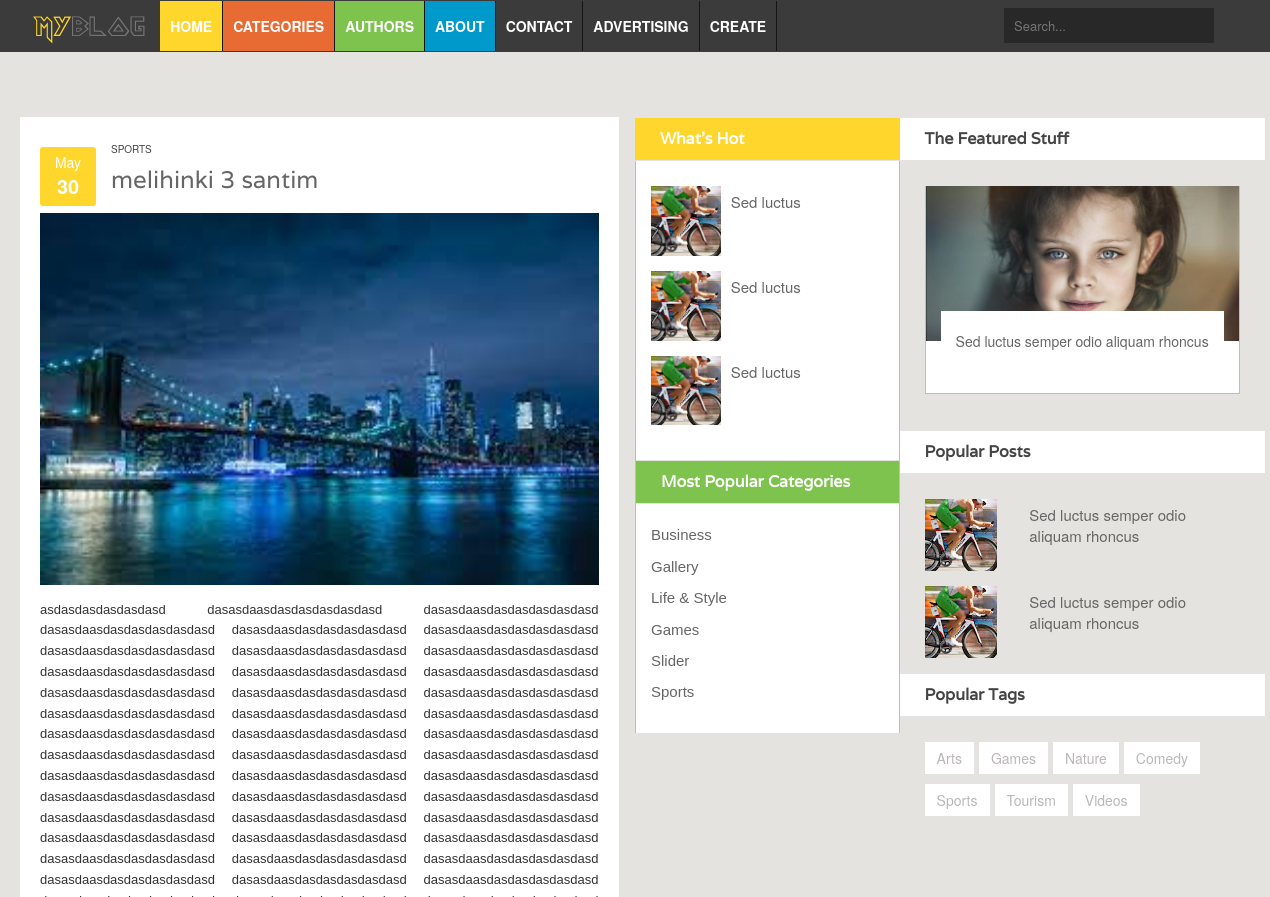
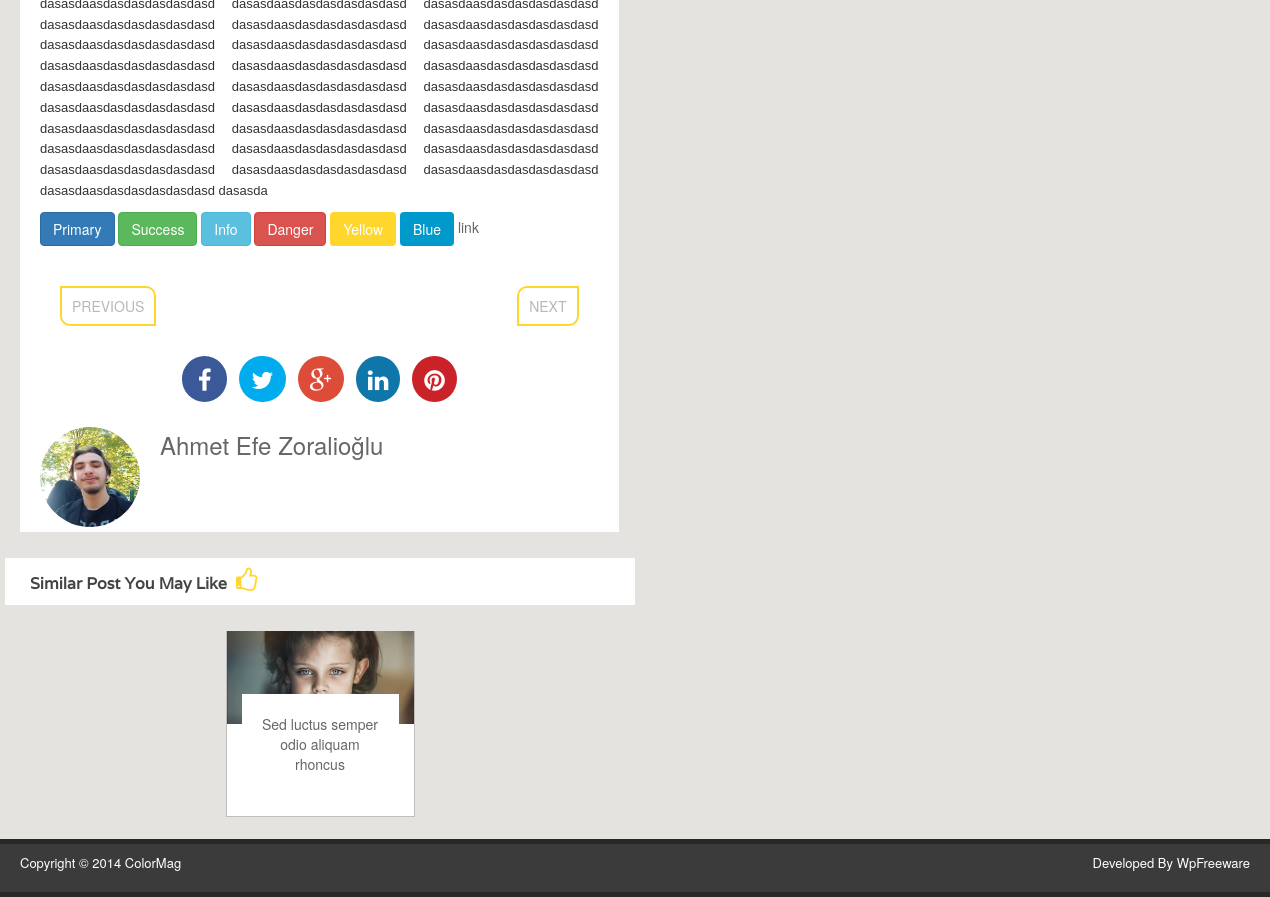
/detail/melihinki-3-santim/, run on the app's committed database (2 pictures, top to bottom).
### base/models.py (models this page shows, shortened)
class Post(models.Model):
    CATEGOIRES = (
    ("daily_news", "Daily News"),
    ("sports","Sports"),
    ("health","Health"),
    ("crypto","Cryptocurrencies"),
    )
    STATUS = (
        ("draft","Draft"),
        ("published","Published")
    )
    title = models.CharField(max_length=200,blank=True,null=True)
    content = RichTextField(max_length=5000,blank=True,null=True)
    status = models.CharField(max_length=200,choices=STATUS,null=True)
    category = models.CharField(max_length=200,null=True,choices = CATEGOIRES)
    tags = models.ManyToManyField(Tag)
    author = models.ForeignKey(Author,blank=True,null=True,on_delete=models.CASCADE)
    date_created = models.DateTimeField(auto_now_add=True,blank=True,null=True)
    date_updated = models.DateTimeField(auto_now_add=True,blank=True,null=True)
    image_post = models.ImageField(blank=True,null=True)
    slug = models.SlugField(unique=True,editable=False,max_length=210)
    class Meta:
        ordering = ('-date_created',)

class Author(models.Model):
    firstname = models.CharField(max_length=200,blank=True,null=True)
    lastname = models.CharField(max_length=200,blank=True,null=True)
    age = models.IntegerField(blank=True,null=True)
    email = models.EmailField(max_length=200,blank=True,null=True)
    info = models.TextField(max_length=1000,blank=True,null=True)
    date_hired = models.DateTimeField(auto_now_add=True,blank=True,null=True)
    profil_picture = models.ImageField(blank=True,null=True)

### base/views.py (the view)
# urls.py: path("detail/<str:pk_slug_detail>/",detailpage,name="detail_url"),
def detailpage(request,pk_slug_detail):
    post = get_object_or_404(Post,slug = pk_slug_detail)
    context = {"post": post}
    return render(request, 'base/leftside/postdetail.html',context)

### base/templates/base/leftside/postdetail.html
{% include "base/navbar.html" %}
{% load static %}
<section id="contentbody">
  <div class="container">
    <div class="row">
      <div class=" col-sm-12 col-md-6 col-lg-6">
        <div class="row">
          <div class="leftbar_content">
            <div class="singlepost_area">
              <div class="singlepost_content">
                <a href="#" class="stuff_category">{{ post.category }}</a>
                <span class="stuff_date">{{ post.date_created|date:"M" }} <strong>{{ post.date_created|date:"d" }}</strong></span>
                <h2><a href="#">{{ post.title }}</a></h2>
                {% if post.image_post %}
                  <img class="img-center" style="height: auto;width: 100%;" src="{{ post.image_post.url }}" alt="{{ post.title }}">
                {% endif %}
                <p>{{ post.content|safe }} </p>
                <a href="#" class="btn btn-primary">Primary</a> <a href="#" class="btn btn-success">Success</a> <a href="#" class="btn btn-info">Info</a> <a href="#" class="btn btn-danger">Danger</a> <a href="#" class="btn yellow_btn">Yellow</a> <a href="#" class="btn blue_btn">Blue</a> <a href="#">link</a>
                <div class="singlepage_pagination"> <a class="previous_btn" href="#">Previous</a> <a class="next_btn" href="#">Next</a> </div>
                <div class="social_area wow fadeInLeft">
                  <ul>
                    <li><a href="#"><span class="fa fa-facebook"></span></a></li>
                    <li><a href="#"><span class="fa fa-twitter"></span></a></li>
                    <li><a href="#"><span class="fa fa-google-plus"></span></a></li>
                    <li><a href="#"><span class="fa fa-linkedin"></span></a></li>
                    <li><a href="#"><span class="fa fa-pinterest"></span></a></li>
                  </ul>
                </div>
                <div class="author">
                  {% if post.author.profil_picture %}
                    <a href="#"><img src="{{ post.author.profil_picture.url }}" alt="{{ post.author.firstname }} {{ post.author.lastname }}">
                    </a>
                  {% endif %}
                  <div class="author_details">
                    <h3><a href="#">{{ post.author.firstname }} {{ post.author.lastname }}</a></h3>
                  </div>
                </div>
              </div>
            </div>
            <div class="similar_post_area">
              <h2>Similar Post You May Like <i class="fa fa-thumbs-o-up"></i></h2>
              <ul class="featured_nav similarpost_nav wow fadeInDown animated" style="visibility: visible; animation-name: fadeInDown;">
                <li> <a href="#" class="featured_img"><img alt="" src="{% static 'images/featured_img1.jpg' %}"></a>
                  <div class="featured_title"> <a href="#" class="">Sed luctus semper odio aliquam rhoncus</a> </div>
                </li>
              </ul>
            </div>
          </div>
        </div>
      </div>
      <div class="col-sm-6 col-md-2 col-lg-2">
        <div class="row">
          <div class="middlebar_content">
            <h2 class="yellow_bg">What's Hot</h2>
            {% include "base/middleside/hotposts.html" %}
            {% include "base/middleside/popularcategories.html" %}
          </div>
        </div>
      </div>
      <div class="col-sm-6 col-md-4 col-lg-4">
        <div class="row">
          <div class="rightbar_content">
            {% include "base/rightside/featuredposts.html" %}
            {% include "base/rightside/popularposts.html" %}
            {% include "base/rightside/populartags.html" %}
          </div>
        </div>
      </div>
    </div>
  </div>
</section>
{% include 'base/footer.html' %}

### data on the page
Post: category "SPORTS", date_created "May", date_created "30", title "melihinki 3 santim", image_post (picture), content "asdasdasdasdasdasd dasasdaasdasdasdasdasdasd dasasdaasdasdasdasdasdasd dasasdaasdasdasdasdasdasd dasasdaasdasdasdasdasdasd dasasdaasdasdasdasdasdasd dasasdaasdasdasdasdasdasd dasasdaasdasdasdasdasdasd dasasdaasdasdasdasdasdasd dasasdaasdasdasdasdasdasd dasasdaasdasdasdasdasdasd dasasdaasdasdasdasdasdasd dasasdaasdasdasdasdasdasd dasasdaasdasdasdasdasdasd dasasdaasdasdasdasdasdasd dasasdaasdasdasdasdasdasd dasasdaasdasdasdasdasdasd dasasdaasdasdasdasdasdasd dasasdaasdasdasdasdasdasd dasasdaasdasdasdasdasdasd dasasdaasdasdasdasdasdasd dasasdaasdasdasdasdasdasd dasasdaasdasdasdasdasdasd dasasdaasdasdasdasdasdasd dasasdaasdasdasdasdasdasd dasasdaasdasdasdasdasdasd dasasdaasdasdasdasdasdasd…", author.profil_picture (picture), author.firstname "Ahmet Efe", author.lastname "Zoralioğlu"
